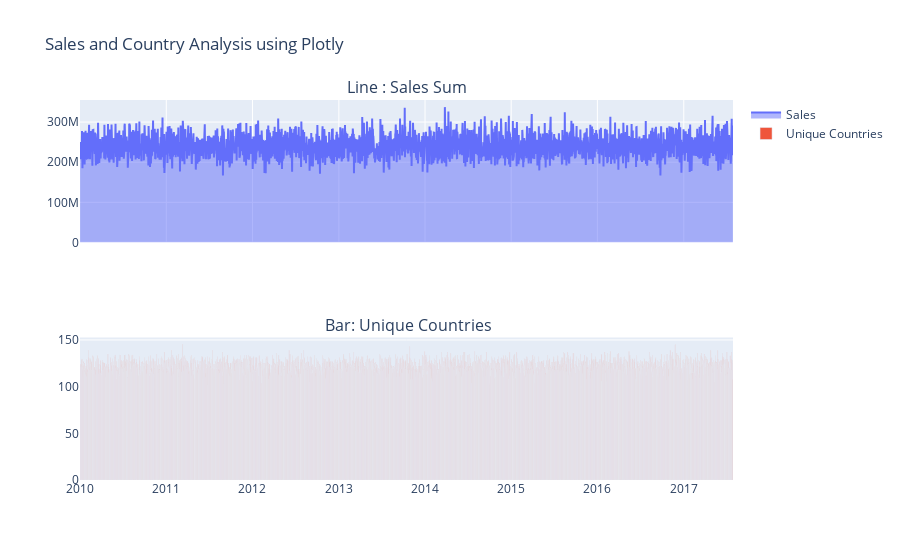

Notebook source saved alongside this figure:
### Code cell
import plotly.graph_objects as go
from plotly.subplots import make_subplots

df_sales = data.groupby("Order date")["Sales"].sum().reset_index()
df_sales
df_countries = data.groupby("Order date")["Country"].nunique().reset_index()

fig = make_subplots(rows=2, cols=1, shared_xaxes=True,subplot_titles=("Line : Sales Sum", " Bar: Unique Countries"))


fig.add_trace(
    go.Scatter(x=df_sales["Order date"], y=df_sales["Sales"], fill='tozeroy',mode="lines", name="Sales"),
    row=1, col=1
)

fig.add_trace(
    go.Bar(x=df_countries["Order date"], y=df_countries["Country"], name="Unique Countries"),
    row=2, col=1
)

fig.update_layout(title="Sales and Country Analysis using Plotly", showlegend=True)

fig.show()

### Figure 1 — Plotly figure (JSON) as saved in the notebook; plotly's stock layout.template omitted (floating-point values rounded to 4 significant figures; data arrays with more than 128 entries replaced by an {"elided": "..."} marker saying what was removed)
{"data": [{"fill": "tozeroy", "mode": "lines", "name": "Sales", "type": "scatter", "x": {"elided": "2766 str values"}, "xaxis": "x", "y": {"elided": "2766 float values"}, "yaxis": "y"}, {"name": "Unique Countries", "type": "bar", "x": {"elided": "2766 str values"}, "xaxis": "x2", "y": {"elided": "2766 int values"}, "yaxis": "y2"}], "layout": {"annotations": [{"font": {"size": 16}, "showarrow": false, "text": "Line : Sales Sum", "x": 0.5, "xanchor": "center", "xref": "paper", "y": 1, "yanchor": "bottom", "yref": "paper"}, {"font": {"size": 16}, "showarrow": false, "text": " Bar: Unique Countries", "x": 0.5, "xanchor": "center", "xref": "paper", "y": 0.375, "yanchor": "bottom", "yref": "paper"}], "showlegend": true, "title": {"text": "Sales and Country Analysis using Plotly"}, "xaxis": {"anchor": "y", "domain": [0, 1], "matches": "x2", "showticklabels": false}, "xaxis2": {"anchor": "y2", "domain": [0, 1]}, "yaxis": {"anchor": "x", "domain": [0.625, 1]}, "yaxis2": {"anchor": "x2", "domain": [0, 0.375]}}}
